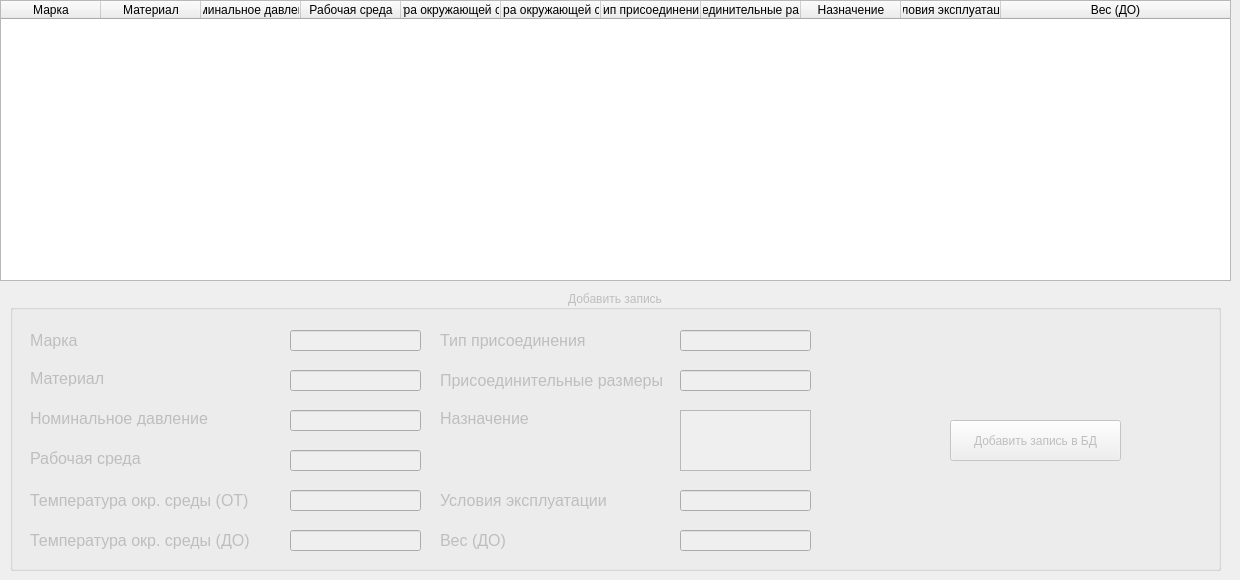
    <widget class="QWidget" name="tab_3">
     <attribute name="title">
      <string>DataBase</string>
     </attribute>
     <widget class="QTableWidget" name="tableWidget">
      <property name="geometry">
       <rect>
        <x>0</x>
        <y>0</y>
        <width>1231</width>
        <height>281</height>
       </rect>
      </property>
      <property name="focusPolicy">
       <enum>Qt::NoFocus</enum>
      </property>
      <property name="frameShadow">
       <enum>QFrame::Raised</enum>
      </property>
      <property name="midLineWidth">
       <number>0</number>
      </property>
      <property name="editTriggers">
       <set>QAbstractItemView::NoEditTriggers</set>
      </property>
      <property name="gridStyle">
       <enum>Qt::DashDotDotLine</enum>
      </property>
      <property name="sortingEnabled">
       <bool>true</bool>
      </property>
      <property name="wordWrap">
       <bool>true</bool>
      </property>
      <property name="cornerButtonEnabled">
       <bool>true</bool>
      </property>
      <attribute name="horizontalHeaderShowSortIndicator" stdset="0">
       <bool>true</bool>
      </attribute>
      <attribute name="horizontalHeaderStretchLastSection">
       <bool>true</bool>
      </attribute>
      <column>
       <property name="text">
        <string>Марка</string>
       </property>
      </column>
      <column>
       <property name="text">
        <string>Материал</string>
       </property>
      </column>
      <column>
       <property name="text">
        <string>Номинальное давление</string>
       </property>
      </column>
      <column>
       <property name="text">
        <string>Рабочая среда</string>
       </property>
      </column>
      <column>
       <property name="text">
        <string>Температура окружающей среды (ОТ)</string>
       </property>
      </column>
      <column>
       <property name="text">
        <string>Температура окружающей среды (ДО)</string>
       </property>
      </column>
      <column>
       <property name="text">
        <string>Тип присоединения</string>
       </property>
      </column>
      <column>
       <property name="text">
        <string>Присоединительные размеры</string>
       </property>
      </column>
      <column>
       <property name="text">
        <string>Назначение</string>
       </property>
      </column>
      <column>
       <property name="text">
        <string>Условия эксплуатации</string>
       </property>
      </column>
      <column>
       <property name="text">
        <string>Вес (ДО)</string>
       </property>
      </column>
     </widget>
     <widget class="QGroupBox" name="groupBox_2">
      <property name="enabled">
       <bool>false</bool>
      </property>
      <property name="geometry">
       <rect>
        <x>10</x>
        <y>290</y>
        <width>1211</width>
        <height>281</height>
       </rect>
      </property>
      <property name="contextMenuPolicy">
       <enum>Qt::DefaultContextMenu</enum>
      </property>
      <property name="title">
       <string>Добавить запись</string>
      </property>
      <property name="alignment">
       <set>Qt::AlignCenter</set>
      </property>
      <property name="flat">
       <bool>true</bool>
      </property>
      <property name="checkable">
       <bool>false</bool>
      </property>
      <widget class="QLineEdit" name="lineEdit_10">
       <property name="geometry">
        <rect>
         <x>280</x>
         <y>40</y>
         <width>131</width>
         <height>21</height>
        </rect>
       </property>
      </widget>
      <widget class="QLabel" name="label_11">
       <property name="geometry">
        <rect>
         <x>20</x>
         <y>40</y>
         <width>221</width>
         <height>21</height>
        </rect>
       </property>
       <property name="font">
        <font>
         <pointsize>12</pointsize>
         <weight>50</weight>
         <bold>false</bold>
        </font>
       </property>
       <property name="text">
        <string>Марка</string>
       </property>
      </widget>
      <widget class="QLabel" name="label_12">
       <property name="geometry">
        <rect>
         <x>20</x>
         <y>80</y>
         <width>221</width>
         <height>16</height>
        </rect>
       </property>
       <property name="font">
        <font>
         <pointsize>12</pointsize>
         <weight>50</weight>
         <bold>false</bold>
        </font>
       </property>
       <property name="text">
        <string>Материал</string>
       </property>
      </widget>
      <widget class="QLabel" name="label_14">
       <property name="geometry">
        <rect>
         <x>20</x>
         <y>120</y>
         <width>221</width>
         <height>16</height>
        </rect>
       </property>
       <property name="font">
        <font>
         <pointsize>12</pointsize>
         <weight>50</weight>
         <bold>false</bold>
        </font>
       </property>
       <property name="text">
        <string>Номинальное давление</string>
       </property>
      </widget>
      <widget class="QLabel" name="label_15">
       <property name="geometry">
        <rect>
         <x>20</x>
         <y>160</y>
         <width>221</width>
         <height>16</height>
        </rect>
       </property>
       <property name="font">
        <font>
         <pointsize>12</pointsize>
         <weight>50</weight>
         <bold>false</bold>
        </font>
       </property>
       <property name="text">
        <string>Рабочая среда</string>
       </property>
      </widget>
      <widget class="QLabel" name="label_16">
       <property name="geometry">
        <rect>
         <x>20</x>
         <y>200</y>
         <width>221</width>
         <height>21</height>
        </rect>
       </property>
       <property name="font">
        <font>
         <pointsize>12</pointsize>
         <weight>50</weight>
         <bold>false</bold>
        </font>
       </property>
       <property name="text">
        <string>Температура окр. среды (ОТ)</string>
       </property>
      </widget>
      <widget class="QLabel" name="label_17">
       <property name="geometry">
        <rect>
         <x>20</x>
         <y>240</y>
         <width>221</width>
         <height>21</height>
        </rect>
       </property>
       <property name="font">
        <font>
         <pointsize>12</pointsize>
         <weight>50</weight>
         <bold>false</bold>
        </font>
       </property>
       <property name="text">
        <string>Температура окр. среды (ДО)</string>
       </property>
      </widget>
      <widget class="QLabel" name="label_18">
       <property name="geometry">
        <rect>
         <x>430</x>
         <y>40</y>
         <width>231</width>
         <height>21</height>
        </rect>
       </property>
       <property name="font">
        <font>
         <pointsize>12</pointsize>
         <weight>50</weight>
         <bold>false</bold>
        </font>
       </property>
       <property name="text">
        <string>Тип присоединения</string>
       </property>
      </widget>
      <widget class="QLabel" name="label_19">
       <property name="geometry">
        <rect>
         <x>430</x>
         <y>80</y>
         <width>231</width>
         <height>21</height>
        </rect>
       </property>
       <property name="font">
        <font>
         <pointsize>12</pointsize>
         <weight>50</weight>
         <bold>false</bold>
        </font>
       </property>
       <property name="text">
        <string>Присоединительные размеры</string>
       </property>
      </widget>
      <widget class="QLabel" name="label_20">
       <property name="geometry">
        <rect>
         <x>430</x>
         <y>120</y>
         <width>231</width>
         <height>16</height>
        </rect>
       </property>
       <property name="font">
        <font>
         <pointsize>12</pointsize>
         <weight>50</weight>
         <bold>false</bold>
        </font>
       </property>
       <property name="text">
        <string>Назначение</string>
       </property>
      </widget>
      <widget class="QLabel" name="label_21">
       <property name="geometry">
        <rect>
         <x>430</x>
         <y>200</y>
         <width>231</width>
         <height>21</height>
        </rect>
       </property>
       <property name="font">
        <font>
         <pointsize>12</pointsize>
         <weight>50</weight>
         <bold>false</bold>
        </font>
       </property>
       <property name="text">
        <string>Условия эксплуатации</string>
       </property>
      </widget>
      <widget class="QLabel" name="label_22">
       <property name="geometry">
        <rect>
         <x>430</x>
         <y>240</y>
         <width>231</width>
         <height>21</height>
        </rect>
       </property>
       <property name="font">
        <font>
         <pointsize>12</pointsize>
         <weight>50</weight>
         <bold>false</bold>
        </font>
       </property>
       <property name="text">
        <string>Вес (ДО)</string>
       </property>
      </widget>
      <widget class="QLineEdit" name="lineEdit_11">
       <property name="geometry">
        <rect>
         <x>280</x>
         <y>80</y>
         <width>131</width>
         <height>21</height>
        </rect>
       </property>
      </widget>
      <widget class="QLineEdit" name="lineEdit_12">
       <property name="geometry">
        <rect>
         <x>280</x>
         <y>120</y>
         <width>131</width>
         <height>21</height>
        </rect>
       </property>
      </widget>
      <widget class="QLineEdit" name="lineEdit_13">
       <property name="geometry">
        <rect>
         <x>280</x>
         <y>160</y>
         <width>131</width>
         <height>21</height>
        </rect>
       </property>
      </widget>
      <widget class="QLineEdit" name="lineEdit_14">
       <property name="geometry">
        <rect>
         <x>280</x>
         <y>200</y>
         <width>131</width>
         <height>21</height>
        </rect>
       </property>
      </widget>
      <widget class="QLineEdit" name="lineEdit_15">
       <property name="geometry">
        <rect>
         <x>280</x>
         <y>240</y>
         <width>131</width>
         <height>21</height>
        </rect>
       </property>
      </widget>
      <widget class="QLineEdit" name="lineEdit_16">
       <property name="geometry">
        <rect>
         <x>670</x>
         <y>40</y>
         <width>131</width>
         <height>21</height>
        </rect>
       </property>
      </widget>
      <widget class="QLineEdit" name="lineEdit_17">
       <property name="geometry">
        <rect>
         <x>670</x>
         <y>80</y>
         <width>131</width>
         <height>21</height>
        </rect>
       </property>
      </widget>
      <widget class="QLineEdit" name="lineEdit_18">
       <property name="geometry">
        <rect>
         <x>670</x>
         <y>200</y>
         <width>131</width>
         <height>21</height>
        </rect>
       </property>
      </widget>
      <widget class="QLineEdit" name="lineEdit_19">
       <property name="geometry">
        <rect>
         <x>670</x>
         <y>240</y>
         <width>131</width>
         <height>21</height>
        </rect>
       </property>
      </widget>
      <widget class="QTextEdit" name="textEdit_2">
       <property name="geometry">
        <rect>
         <x>670</x>
         <y>120</y>
         <width>131</width>
         <height>61</height>
        </rect>
       </property>
      </widget>
      <widget class="QPushButton" name="pushButton">
       <property name="geometry">
        <rect>
         <x>940</x>
         <y>130</y>
         <width>171</width>
         <height>41</height>
        </rect>
       </property>
       <property name="text">
        <string>Добавить запись в БД</string>
       </property>
      </widget>
     </widget>
    </widget>
